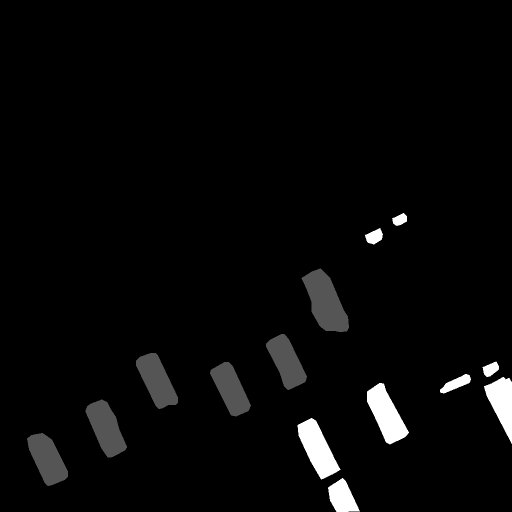
#> input picture data_self_gen/train2/labels/bolari_1802_patch_1_1_png_rf_81647124bd8c565e704f14428d42e0fc_post.png, 1024 x 1024 px (shown at 1/2 size)
$ jupyter execute --allow-errors 'data_gen - Copy.ipynb'
#> lines starting #> are read from the running program, lines starting #| are printed output that depends on the picture
[cell 1]
import os
import glob

def delete_images_with_keyword(folder_path, keyword):
    # Get a list of image files in the folder
#> called with folder_path = 'train/images', keyword = 'pre'
    image_files = glob.glob(os.path.join(folder_path, '*.jpg')) + glob.glob(os.path.join(folder_path, '*.png'))

    # Iterate through each image file
    for image_file in image_files:
        # Check if the keyword is in the file name
        if keyword in os.path.basename(image_file):
            # Delete the image file
            os.remove(image_file)
            print(f"Deleted {image_file}")

# Replace 'folder_path' with the path to your folder containing images
folder_path = 'train/images'
# Replace 'pre' with your keyword
keyword = 'pre'

# Call the function to delete images with the specified keyword
delete_images_with_keyword(folder_path, keyword)

[cell 2]
# Replace 'folder_path' with the path to your folder containing images
folder_path = 'train/labels'
delete_images_with_keyword(folder_path, keyword)

[cell 3]
import os

# Define the root folder name
root_folder = 'train2'

# Create the root folder if it doesn't exist
if not os.path.exists(root_folder):
    os.mkdir(root_folder)
    print(f"Created folder '{root_folder}'")

# Define the subfolder names
subfolders = ['tmp_image', 'tmp_label', 'result']

# Create the subfolders inside the root folder
for subfolder in subfolders:
    subfolder_path = os.path.join(root_folder, subfolder)
    if not os.path.exists(subfolder_path):
        os.mkdir(subfolder_path)
        print(f"Created subfolder '{subfolder}'")

print("Folder structure created successfully.")

Copying data

[cell 4]
import os
import shutil

def copy_folder_contents(source_folder, destination_folder):
    # Create destination folder if it doesn't exist
    if not os.path.exists(destination_folder):
        os.makedirs(destination_folder)

    # Get list of all files and sub-folders in the source folder
    contents = os.listdir(source_folder)

    # Copy each file and sub-folder to the destination folder
    for item in contents:
        source_item = os.path.join(source_folder, item)
        destination_item = os.path.join(destination_folder, item)
        if os.path.isdir(source_item):
            # If item is a folder, recursively call copy_folder_contents
            copy_folder_contents(source_item, destination_item)
        else:
            # If item is a file, copy it to destination folder
            shutil.copy2(source_item, destination_folder)

# Replace 'source_folder' and 'destination_folder' with the paths to your folders
source_folder = 'train'
destination_folder = 'train2'

# Call the function to copy contents from source_folder to destination_folder
#> (the rest of this cell did not finish here and is left out)

moving last image and file to other folder

[cell 5]
import os
import shutil

def move_first_file(source_folder, destination_folder):
    # Get list of files in the source folder
    files = os.listdir(source_folder)

    if files:
        # Get the first file in the list
        first_file = files[0]

        # Construct paths for source and destination files
        source_file_path = os.path.join(source_folder, first_file)
        destination_file_path = os.path.join(destination_folder, first_file)

        # Move the file to the destination folder
        shutil.move(source_file_path, destination_file_path)
        print(f"Moved '{first_file}' to '{destination_folder}'")
    else:
        print("Source folder is empty.")

# Replace 'source_folder' and 'destination_folder' with the paths to your folders
source_folder = 'train2/images'
destination_folder = 'train2/tmp_image'

# Call the function to move the first file from source_folder to destination_folder
move_first_file(source_folder, destination_folder)

source_folder = 'train2/labels'
destination_folder = 'train2/tmp_label'

move_first_file(source_folder, destination_folder)

Image subtraction

[cell 6]
import cv2
import numpy as np

def subtract_binary_images(image1_path, image2_path, output_path):
    # Load the binary images in grayscale mode
#> called with output_path = 'train2/result1/result.png'
    image1 = cv2.imread(image1_path, cv2.IMREAD_GRAYSCALE)
#> image1 is the input picture: shape (1024, 1024); min 0, max 3, mean 0.0892
    image2 = cv2.imread(image2_path, cv2.IMREAD_GRAYSCALE)
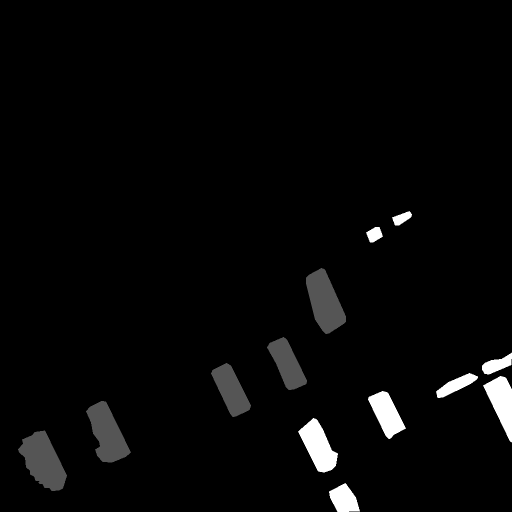
#> input picture data_self_gen/train2/tmp_label/bolari_1709_patch_1_1_png_rf_e1954174c34a6ee69ee8c7073d894e36_post.png, 1024 x 1024 px (shown at 1/2 size)
#> image2 is the input picture: shape (1024, 1024); min 0, max 3, mean 0.082

    # Ensure that both images have the same dimensions
    if image1.shape != image2.shape:
        print("Error: Images must have the same dimensions.")
        return

    # Perform pixel-wise subtraction
    result = cv2.subtract(image1, image2)
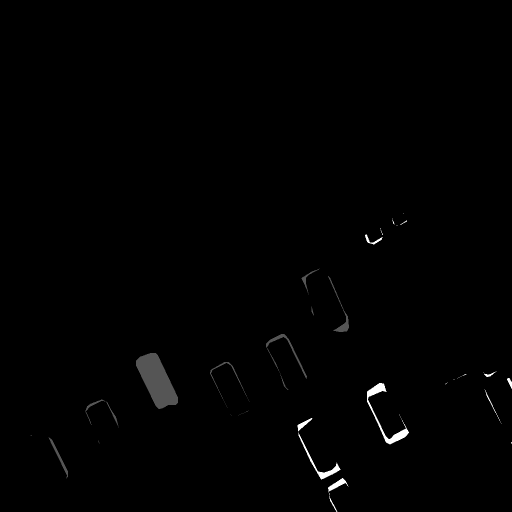
#> result: shape (1024, 1024) (shown at 1/2 size); min 0, max 3, mean 0.018; drawn with min black and max white

    # Save the result as PNG
    cv2.imwrite(output_path, result)

    print(f"Subtracted images and saved result to '{output_path}'")


# Replace 'image1_path', 'image2_path', and 'output_path' with your image file paths
image1_path = 'train2/labels/bolari_1802_patch_1_1_png_rf_81647124bd8c565e704f14428d42e0fc_post.png'
image2_path = 'train2/tmp_label/bolari_1709_patch_1_1_png_rf_e1954174c34a6ee69ee8c7073d894e36_post.png'
output_path = 'train2/result1/result.png'

# Call the function to subtract binary images
subtract_binary_images(image1_path, image2_path, output_path)

## Subtract from all images

[cell 7]
lbl_list = os.listdir('train2/labels')

[cell 8]
os.listdir('train2/labels')[0]

[cell 9]
len(os.listdir('train2/labels'))

[cell 10]
for i in range(8):
    print(i)

[cell 11]
import os

def create_directory(directory):
    if os.path.exists(directory):
        print(f"Directory '{directory}' already exists. Deleting it...")
        os.rmdir(directory)
    print(f"Creating directory '{directory}'...")
    os.makedirs(directory)

create_directory('train2/result2')

## Main Data Label Gen Code

[cell 12]
import os

def create_directory_if_not_exists(directory):
    if not os.path.exists(directory):
        os.makedirs(directory)
        print(f"Directory '{directory}' created.")
    else:
        print(f"Directory '{directory}' already exists. Skipping creation.")


lbl_list = os.listdir('train2/labels')


for i in range(len(lbl_list)):
    lbl_list = os.listdir('train2/labels')
    tmp_img = lbl_list.pop(i)

    for label_name in lbl_list:

        image1_path = 'train2/labels/'+label_name
        # image2_path = 'train2/tmp_label/'+os.listdir('train2/label')[i]
        image2_path = 'train2/labels/'+tmp_img
        create_directory_if_not_exists('train2/subdata'+str(i))
        output_path = 'train2/subdata'+str(i)+'/'+label_name

        subtract_binary_images(image1_path, image2_path, output_path)

## Main SubData Images & Label Gen Code

[cell 13]
import os
from PIL import Image
import os

def create_directory_if_not_exists(directory):
    if not os.path.exists(directory):
        os.makedirs(directory)
        print(f"Directory '{directory}' created.")
    else:
        print(f"Directory '{directory}' already exists. Skipping creation.")

def create_folder(folder_path):
    if os.path.exists(folder_path):
        shutil.rmtree(folder_path)
        print(f"Deleted existing folder: {folder_path}")
    os.makedirs(folder_path)
    print(f"Created folder: {folder_path}")

def convert_png_to_jpg(png_path, jpg_path):
#> called with jpg_path = 'train2/subdata0/000.jpg'
    png_image = Image.open(png_path)
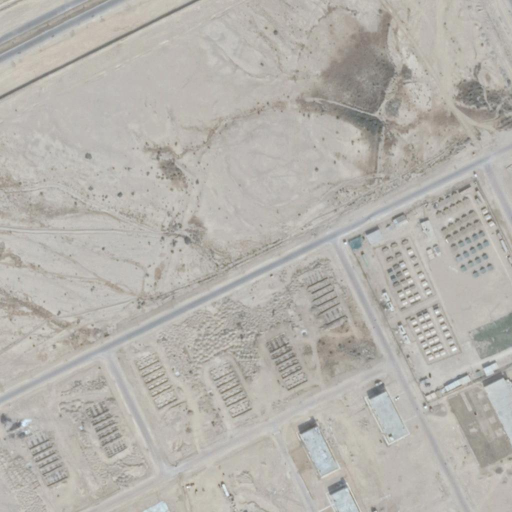
#> input picture data_self_gen/train2/images/bolari_1802_patch_1_1_png_rf_81647124bd8c565e704f14428d42e0fc_post.png, 1024 x 1024 px (shown at 1/2 size)
#> png_image is the input picture: PIL image 1024x1024 RGB; mean R, G, B 180.9, 177.9, 172.2
    if png_image.mode in ('RGBA', 'LA'):
        png_image = png_image.convert('RGB')
    png_image.save(jpg_path, format='JPEG', quality=100)

def create_empty_binary_mask(width, height):
    # Create a new black image (mode '1' for binary)
    # Create a new black image (mode 'L' for 8-bit grayscale)
#> called with width = 1024, height = 1024
    mask = Image.new('L', (width, height), color=0)
#> mask: PIL image 1024x1024 L; every value is 0
    return mask


lbl_list = os.listdir('train2/labels')

for i in range(len(lbl_list)):

    lbl_list = os.listdir('train2/labels')
    tmp_lbl = lbl_list.pop(i)

    create_folder('train2/subdata'+str(i))

    for label_name in lbl_list:

        lbl1_path = 'train2/labels/'+label_name
        lbl2_path = 'train2/labels/'+tmp_lbl
        output_path = 'train2/subdata'+str(i)+'/'+'sd_'+str(i)+'_'+label_name[:-9]+'_mask.png'

        subtract_binary_images(lbl1_path, lbl2_path, output_path)

        image_png = 'train2/images/'+label_name
        image_jpg = 'train2/subdata'+str(i)+'/'+'sd_'+str(i)+'_'+label_name[:-9]+'.jpg'

        convert_png_to_jpg(image_png,image_jpg)


    tmp_img_png = 'train2/images/'+tmp_lbl
    tmp_img_jpg = 'train2/subdata'+str(i)+'/'+'000.jpg'
    convert_png_to_jpg(tmp_img_png,tmp_img_jpg)

    binary_mask = create_empty_binary_mask(1024, 1024)
    binary_mask.save('train2/subdata'+str(i)+'/'+'000_mask.png')
